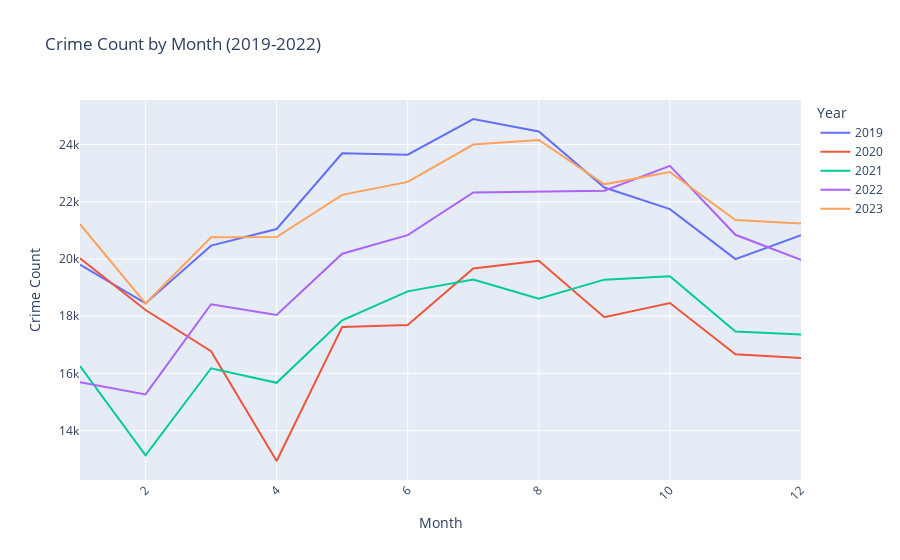

The notebook cell this image was saved under:
### Code cell
fig = px.line(grouped_df, 
              x='Month', y='count', color='Year',  title='Crime Count by Month (2019-2022)',
              labels={'Month': 'Month', 'count': 'Crime Count'})

# Customize the chart
fig.update_layout(xaxis_title='Month', yaxis_title='Crime Count',xaxis_tickangle=-45)

fig.show()

### Figure 1 — Plotly figure (JSON) as saved in the notebook; plotly's stock layout.template omitted (floating-point values rounded to 4 significant figures)
{"data": [{"hovertemplate": "Year=2019<br>Month=%{x}<br>Crime Count=%{y}<extra></extra>", "legendgroup": "2019", "line": {"color": "#636efa", "dash": "solid"}, "marker": {"symbol": "circle"}, "mode": "lines", "name": "2019", "orientation": "v", "showlegend": true, "type": "scatter", "x": [1, 2, 3, 4, 5, 6, 7, 8, 9, 10, 11, 12], "xaxis": "x", "y": [19799, 18447, 20465, 21046, 23691, 23645, 24891, 24455, 22496, 21742, 19993, 20832], "yaxis": "y"}, {"hovertemplate": "Year=2020<br>Month=%{x}<br>Crime Count=%{y}<extra></extra>", "legendgroup": "2020", "line": {"color": "#EF553B", "dash": "solid"}, "marker": {"symbol": "circle"}, "mode": "lines", "name": "2020", "orientation": "v", "showlegend": true, "type": "scatter", "x": [1, 2, 3, 4, 5, 6, 7, 8, 9, 10, 11, 12], "xaxis": "x", "y": [20021, 18216, 16778, 12938, 17622, 17690, 19668, 19936, 17962, 18458, 16665, 16535], "yaxis": "y"}, {"hovertemplate": "Year=2021<br>Month=%{x}<br>Crime Count=%{y}<extra></extra>", "legendgroup": "2021", "line": {"color": "#00cc96", "dash": "solid"}, "marker": {"symbol": "circle"}, "mode": "lines", "name": "2021", "orientation": "v", "showlegend": true, "type": "scatter", "x": [1, 2, 3, 4, 5, 6, 7, 8, 9, 10, 11, 12], "xaxis": "x", "y": [16258, 13136, 16179, 15670, 17858, 18867, 19283, 18611, 19276, 19398, 17462, 17358], "yaxis": "y"}, {"hovertemplate": "Year=2022<br>Month=%{x}<br>Crime Count=%{y}<extra></extra>", "legendgroup": "2022", "line": {"color": "#ab63fa", "dash": "solid"}, "marker": {"symbol": "circle"}, "mode": "lines", "name": "2022", "orientation": "v", "showlegend": true, "type": "scatter", "x": [1, 2, 3, 4, 5, 6, 7, 8, 9, 10, 11, 12], "xaxis": "x", "y": [15693, 15264, 18416, 18041, 20181, 20831, 22325, 22350, 22383, 23252, 20844, 19967], "yaxis": "y"}, {"hovertemplate": "Year=2023<br>Month=%{x}<br>Crime Count=%{y}<extra></extra>", "legendgroup": "2023", "line": {"color": "#FFA15A", "dash": "solid"}, "marker": {"symbol": "circle"}, "mode": "lines", "name": "2023", "orientation": "v", "showlegend": true, "type": "scatter", "x": [1, 2, 3, 4, 5, 6, 7, 8, 9, 10, 11, 12], "xaxis": "x", "y": [21218, 18445, 20759, 20767, 22240, 22692, 23998, 24158, 22607, 23040, 21361, 21243], "yaxis": "y"}], "layout": {"autosize": true, "legend": {"title": {"text": "Year"}, "tracegroupgap": 0}, "title": {"text": "Crime Count by Month (2019-2022)"}, "xaxis": {"anchor": "y", "autorange": true, "domain": [0, 1], "range": [1, 12], "tickangle": -45, "title": {"text": "Month"}, "type": "linear"}, "yaxis": {"anchor": "x", "autorange": true, "domain": [0, 1], "range": [12270.0, 25560.0], "title": {"text": "Crime Count"}, "type": "linear"}}}
